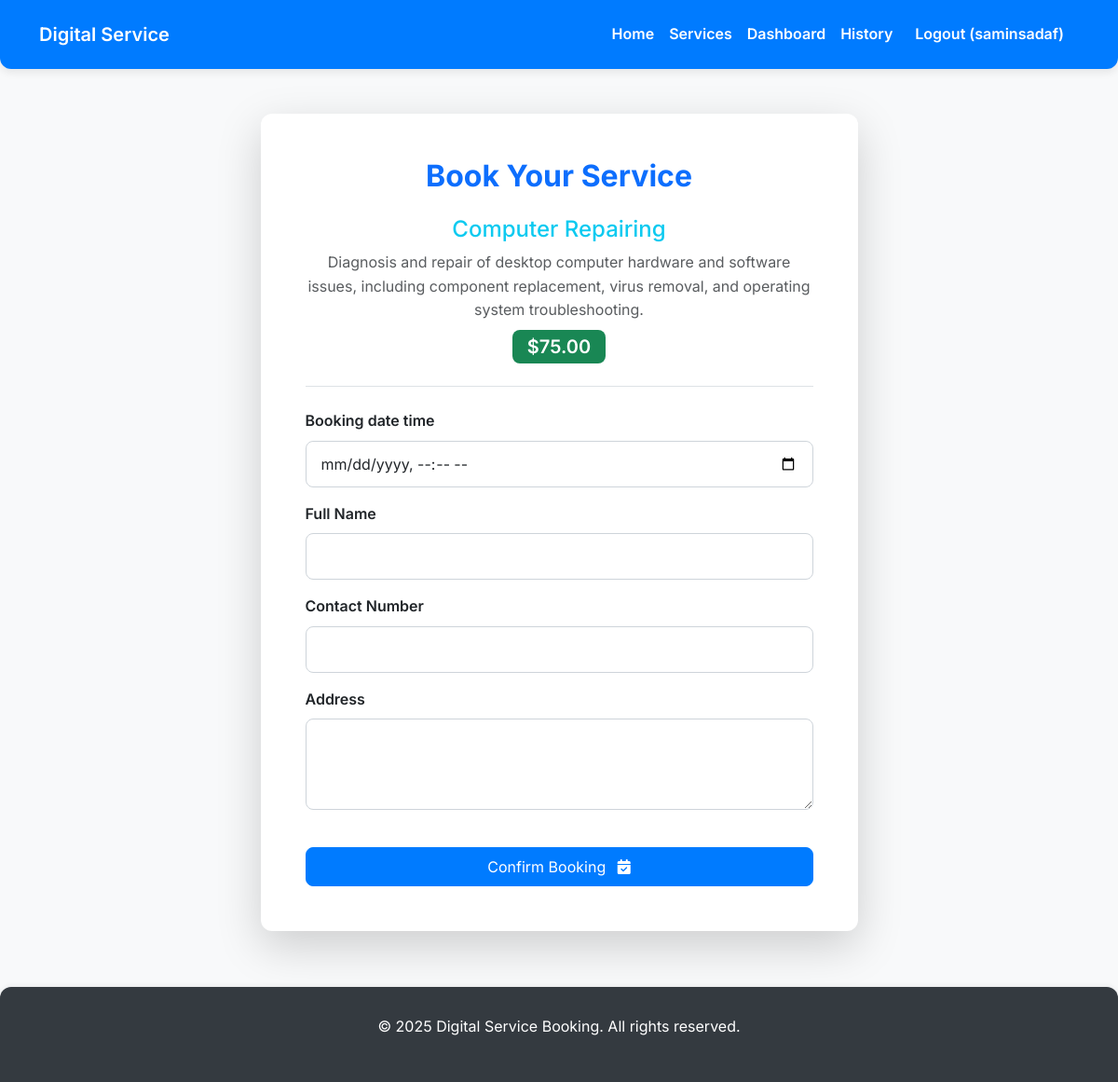
Page /book/1/ (signed in) on the committed database.
### services/models.py (models this page shows, shortened)
class CustomUser(AbstractUser):
    is_admin = models.BooleanField(default=False)
    is_customer = models.BooleanField(default=True) # Default all new users to be customers
    groups = models.ManyToManyField(
        'auth.Group',
        verbose_name='groups',
        blank=True,
        help_text='The groups this user belongs to. A user will get all permissions granted to each of their groups.',
        related_name="custom_user_groups", # Custom related_name to avoid clash
        related_query_name="custom_user",
    )
    user_permissions = models.ManyToManyField(
        'auth.Permission',
        verbose_name='user permissions',
        blank=True,
        help_text='Specific permissions for this user.',
        related_name="custom_user_permissions", # Custom related_name to avoid clash
        related_query_name="custom_user",
    )

class Service(models.Model):
    name = models.CharField(max_length=200)
    description = models.TextField()
    price = models.DecimalField(max_digits=10, decimal_places=2)
    class Meta:
        verbose_name = 'Service'
        verbose_name_plural = 'Services'
        ordering = ['name'] # Order services by name by default

### services/views.py (the view)
# urls.py: path('book/<int:service_id>/', views.book_service, name='book_service'),
@login_required
@user_passes_test(is_customer, login_url='login')
def book_service(request, service_id):
    service = get_object_or_404(Service, id=service_id)
    if request.method == 'POST':
        form = BookingForm(request.POST)
        if form.is_valid():
            booking = form.save(commit=False)
            booking.customer = request.user
            booking.service = service
            if booking.booking_date_time < timezone.now():
                messages.error(request, "The booking date and time must be in the future.")
            else:
                booking.save()
                messages.success(request, "Your booking request has been submitted successfully!")
                return redirect('payment_simulator', booking_id=booking.id) # Redirect to the payment simulator
    else:
        form = BookingForm()
    return render(request, 'book_service.html', {'form': form, 'service': service})

### services/forms.py
class BookingForm(forms.ModelForm):
    name = forms.CharField(max_length=100, label="Full Name", widget=forms.TextInput(attrs={'class': 'form-control'}))
    contact_number = forms.CharField(max_length=15, label="Contact Number", widget=forms.TextInput(attrs={'class': 'form-control'}))
    address = forms.CharField(max_length=255, label="Address", widget=forms.Textarea(attrs={'class': 'form-control', 'rows': 3}))
    class Meta:
        model = Booking
        fields = ['booking_date_time', 'name', 'contact_number', 'address']
        widgets = {
            'booking_date_time': DateTimeInput(attrs={'type': 'datetime-local', 'class': 'form-control'}),
        }
    def __init__(self, *args, **kwargs):
        super().__init__(*args, **kwargs)
        self.fields['booking_date_time'].widget.attrs['class'] = 'form-control'

### services/views.py (called while the page is built)
def is_customer(user):
    return user.is_authenticated and user.is_customer

### templates/book_service.html (shortened to what this page needs)
{% extends 'base.html' %}
{% load static %}
{% block content %}
<div class="row justify-content-center mt-5">
    <div class="col-md-8 col-lg-7">
        <div class="card p-5 shadow-lg">
            <h2 class="card-title text-center mb-4 fw-bold text-primary">Book Your Service</h2>
            <div class="text-center mb-4 pb-4 border-bottom">
                <h4 class="text-info">{{ service.name }}</h4>
                <p class="text-muted mb-2">{{ service.description }}</p>
                <span class="badge bg-success fs-5 py-2 px-3">${{ service.price|floatformat:2 }}</span>
            </div>
            <form method="post">
                {% for field in form %}
                    <div class="mb-3">
                        <label for="{{ field.id_for_label }}" class="form-label fw-semibold">{{ field.label }}</label>
                        {{ field }}
                    </div>
                {% endfor %}
                <button type="submit" class="btn btn-primary w-100 mt-4 py-2">Confirm Booking <i class="fas fa-calendar-check ms-2"></i></button>
            </form>
        </div>
    </div>
</div>
{% endblock %}

### templates/base.html (shortened to what this page needs)
<!DOCTYPE html>
<html lang="en">
<head>
    <link href="https://cdn.jsdelivr.net/npm/bootstrap@5.3.3/dist/css/bootstrap.min.css" rel="stylesheet" xintegrity="sha384-QWTKZyjpPEjISv5WaRU9OFeRpok6YctnYmDr5pNlyT2bRjXh0JMhjY6hW+ALEwIH">
    <link rel="stylesheet" href="https://cdnjs.cloudflare.com/ajax/libs/font-awesome/6.0.0-beta3/css/all.min.css">
</head>
<body>
    <nav class="navbar navbar-expand-lg">
        <div class="container-fluid container">
            <a class="navbar-brand" href="{% url 'home' %}">Digital Service</a>
            <div class="collapse navbar-collapse" id="navbarNav">
                <ul class="navbar-nav ms-auto">
                    <li class="nav-item">
                        <a class="nav-link" href="{% url 'home' %}">Home</a>
                    </li>
                    <li class="nav-item">
                        <a class="nav-link" href="{% url 'service_list' %}">Services</a>
                    </li>
                    {% if user.is_authenticated %}
                        {% if user.is_customer %}
                            <li class="nav-item">
                                <a class="nav-link" href="{% url 'dashboard' %}">Dashboard</a>
                            </li>
                            <li class="nav-item">
                                <a class="nav-link" href="{% url 'booking_history' %}">History</a>
                            </li>
                        {% endif %}
                        <li class="nav-item">
                            <form action="{% url 'logout' %}" method="post" class="d-inline">
                                <button type="submit" class="nav-link btn btn-link text-white fw-semibold" style="text-decoration: none; padding: 0.5rem 1rem;">
                                    Logout ({{ user.username }})
                                </button>
                            </form>
                        </li>
                    {% endif %}
                </ul>
            </div>
        </div>
    </nav>
    <div class="container mt-5">
        {% block content %}{% endblock %}
    </div>
    <footer class="text-center">
        <div class="container">
            <p>&copy; 2025 Digital Service Booking. All rights reserved.</p>
        </div>
    </footer>
</body>
</html>

### templates/base.html (style rules this page uses)
:root { --primary-color: #007bff; --secondary-color: #6c757d; --info-color: #17a2b8; --success-color: #28a745; --danger-color: #dc3545; --light-bg: #f8f9fa; --dark-text: #343a40; --border-radius-sm: 8px; --border-radius-md: 12px; --box-shadow-sm: 0 2px 4px rgba(0,0,0,.05); --box-shadow-md: 0 4px 8px rgba(0,0,0,.08); }
body { font-family: 'Inter', sans-serif; background-color: var(--light-bg); color: var(--dark-text); line-height: 1.6; }
.navbar { background-color: var(--primary-color); box-shadow: var(--box-shadow-md); border-radius: 0 0 var(--border-radius-md) var(--border-radius-md); padding: 1rem 0; }
.navbar-brand, .nav-link { color: white !important; font-weight: 600; transition: color 0.3s ease; }
.btn-primary { background-color: var(--primary-color); border-color: var(--primary-color); border-radius: var(--border-radius-sm); transition: background-color 0.3s ease, border-color 0.3s ease, transform 0.2s ease; }
.card { border-radius: var(--border-radius-md); box-shadow: var(--box-shadow-md); border: none; transition: transform 0.3s ease, box-shadow 0.3s ease; }
.form-control { border-radius: var(--border-radius-sm); padding: 0.75rem 1rem; border: 1px solid #ced4da; }
footer { background-color: var(--dark-text); color: white; padding: 30px 0; margin-top: 60px; border-radius: var(--border-radius-md) var(--border-radius-md) 0 0; box-shadow: 0 -2px 4px rgba(0,0,0,.05); }
.badge { font-size: 0.85em; padding: 0.5em 0.8em; border-radius: var(--border-radius-sm); font-weight: 600; }

### rows in the picture
CustomUser: username "saminsadaf"
Service: name "Computer Repairing", description "Diagnosis and repair of desktop computer hardware and software issues, including component replacement, virus removal, and operating system troubleshooting.", price "75.00"

### other values in the picture
{{ field.label }} "Booking date time" "Full Name" "Contact Number" "Address"
